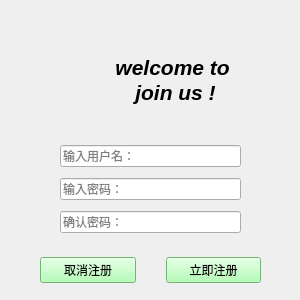
<?xml version="1.0" encoding="UTF-8"?>
<ui version="4.0">
 <class>RgsWidget</class>
 <widget class="QWidget" name="RgsWidget">
  <property name="geometry">
   <rect>
    <x>0</x>
    <y>0</y>
    <width>300</width>
    <height>300</height>
   </rect>
  </property>
  <property name="minimumSize">
   <size>
    <width>300</width>
    <height>300</height>
   </size>
  </property>
  <property name="sizeIncrement">
   <size>
    <width>300</width>
    <height>300</height>
   </size>
  </property>
  <property name="windowTitle">
   <string>register</string>
  </property>
  <widget class="QLabel" name="label">
   <property name="geometry">
    <rect>
     <x>0</x>
     <y>0</y>
     <width>300</width>
     <height>300</height>
    </rect>
   </property>
   <property name="styleSheet">
    <string notr="true">border-image: url(:/new/prefix1/csky02.jpg);</string>
   </property>
   <property name="text">
    <string/>
   </property>
  </widget>
  <widget class="QWidget" name="verticalLayoutWidget">
   <property name="geometry">
    <rect>
     <x>60</x>
     <y>140</y>
     <width>181</width>
     <height>101</height>
    </rect>
   </property>
   <layout class="QVBoxLayout" name="verticalLayout">
    <item>
     <widget class="QLineEdit" name="countLineEdit">
      <property name="placeholderText">
       <string>输入用户名：</string>
      </property>
     </widget>
    </item>
    <item>
     <widget class="QLineEdit" name="passwdLineEdit">
      <property name="text">
       <string/>
      </property>
      <property name="echoMode">
       <enum>QLineEdit::Password</enum>
      </property>
      <property name="placeholderText">
       <string>输入密码：</string>
      </property>
     </widget>
    </item>
    <item>
     <widget class="QLineEdit" name="passwdagainLineEdit">
      <property name="echoMode">
       <enum>QLineEdit::Password</enum>
      </property>
      <property name="placeholderText">
       <string>确认密码：</string>
      </property>
     </widget>
    </item>
   </layout>
  </widget>
  <widget class="QWidget" name="horizontalLayoutWidget">
   <property name="geometry">
    <rect>
     <x>40</x>
     <y>250</y>
     <width>221</width>
     <height>41</height>
    </rect>
   </property>
   <layout class="QHBoxLayout" name="horizontalLayout">
    <property name="spacing">
     <number>30</number>
    </property>
    <item>
     <widget class="QPushButton" name="canclePushButton">
      <property name="styleSheet">
       <string notr="true">background-color: rgb(159, 251, 163);</string>
      </property>
      <property name="text">
       <string>取消注册</string>
      </property>
     </widget>
    </item>
    <item>
     <widget class="QPushButton" name="countPushButton">
      <property name="styleSheet">
       <string notr="true">background-color: rgb(159, 251, 163);</string>
      </property>
      <property name="text">
       <string>立即注册</string>
      </property>
     </widget>
    </item>
   </layout>
  </widget>
  <widget class="QLabel" name="label_2">
   <property name="geometry">
    <rect>
     <x>30</x>
     <y>50</y>
     <width>71</width>
     <height>71</height>
    </rect>
   </property>
   <property name="text">
    <string/>
   </property>
   <property name="pixmap">
    <pixmap resource="image/image.qrc">:/new/prefix1/dog01_72.png</pixmap>
   </property>
   <property name="scaledContents">
    <bool>false</bool>
   </property>
  </widget>
  <widget class="QTextEdit" name="textEdit">
   <property name="geometry">
    <rect>
     <x>110</x>
     <y>50</y>
     <width>131</width>
     <height>61</height>
    </rect>
   </property>
   <property name="styleSheet">
    <string notr="true">background-color: rgba(254, 252, 252, 0);
</string>
   </property>
   <property name="html">
    <string>&lt;!DOCTYPE HTML PUBLIC &quot;-//W3C//DTD HTML 4.0//EN&quot; &quot;http://www.w3.org/TR/REC-html40/strict.dtd&quot;&gt;
&lt;html&gt;&lt;head&gt;&lt;meta name=&quot;qrichtext&quot; content=&quot;1&quot; /&gt;&lt;style type=&quot;text/css&quot;&gt;
p, li { white-space: pre-wrap; }
&lt;/style&gt;&lt;/head&gt;&lt;body style=&quot; font-family:'Ubuntu'; font-size:11pt; font-weight:400; font-style:normal;&quot;&gt;
&lt;p align=&quot;center&quot; style=&quot; margin-top:0px; margin-bottom:0px; margin-left:0px; margin-right:0px; -qt-block-indent:0; text-indent:0px;&quot;&gt;&lt;span style=&quot; font-size:16pt; font-weight:600; font-style:italic;&quot;&gt;welcome to &lt;/span&gt;&lt;/p&gt;
&lt;p align=&quot;center&quot; style=&quot; margin-top:0px; margin-bottom:0px; margin-left:0px; margin-right:0px; -qt-block-indent:0; text-indent:0px;&quot;&gt;&lt;span style=&quot; font-size:16pt; font-weight:600; font-style:italic;&quot;&gt;join us !&lt;/span&gt;&lt;/p&gt;&lt;/body&gt;&lt;/html&gt;</string>
   </property>
  </widget>
 </widget>
 <resources>
  <include location="image/image.qrc"/>
 </resources>
 <connections/>
</ui>
